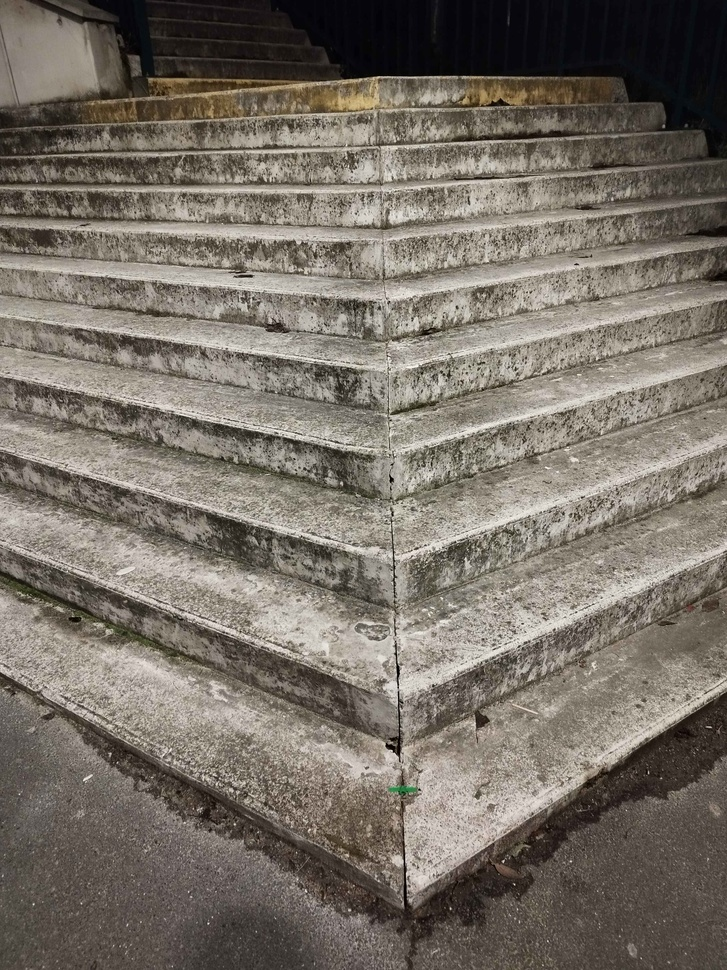
#> input picture Base_Validation/11.jpg, 727 x 970 px, shrunk from 3000 x 4000 before the run; its folder holds only this picture in this run
$ python test.py
#> lines starting #> are read from the running program, lines starting #| are printed output that depends on the picture; after the words box and inside, x2 and y2 are one past the last pixel; in counts of white or black regions, pixels touching at a corner belong together
import numpy as np
import matplotlib.image as mplimg
import matplotlib.pyplot as plt
import cv2
import json
import math
import os


def image_gray(image_path):
    """
    Convertit une image couleur en niveaux de gris en utilisant la formule de luminance.
    """
#> called with image_path = 'Base_Validation/11.jpg'
    img = mplimg.imread(image_path)
#> img is the input picture: shape (970, 727, 3); mean R, G, B 119.7, 112.2, 102.8

    if img.dtype == np.float32 or img.dtype == np.float64:
        img = (img * 255).astype(np.uint8)

    gray_image = np.dot(img[..., :3], [0.299, 0.587, 0.114])

    return gray_image.astype(np.uint8)


def algo_otsu(image_path):
    """
    Applique l'algorithme de seuillage d'Otsu sur une image en niveaux de gris.
    """
    img = image_gray(image_path)

    hist, bins = np.histogram(img.flatten(), bins=256, range=[0, 256])
#> hist = 256 values, max 9352 at index 7, min 0 at index 251, mean 2754.6; bins = 257 values from 0 to 256
    total_pixels = img.size
    prob = hist / total_pixels
#> prob = 256 values, max 0.0133 at index 7, min 0 at index 251, mean 0.00391

    cumulative_sum = np.cumsum(prob)
#> cumulative_sum = 256 values from 2.13e-05 to 1
    cumulative_mean = np.cumsum(prob * np.arange(256))
#> cumulative_mean = 256 values from 0 to 112.7
    global_mean = cumulative_mean[-1]
#> global_mean = 112.7

    max_variance = 0
    optimal_threshold = 0

    for t in range(1, 256):
        weight_bg = cumulative_sum[t]
        weight_fg = 1 - weight_bg
        mean_bg = cumulative_mean[t] / weight_bg if weight_bg != 0 else 0
        mean_fg = (cumulative_mean[-1] - cumulative_mean[t]) / weight_fg if weight_fg != 0 else 0
        variance_inter_class = weight_bg * weight_fg * (mean_bg - mean_fg) ** 2

        if variance_inter_class > max_variance:
            max_variance = variance_inter_class
            optimal_threshold = t
#> this loop made 255 passes
#> (weight_bg, weight_fg, mean_bg, mean_fg, variance_inter_class, max_variance) on passes 1 to 8: (0.000143, 1, 0.851, 112.8, 1.79, 1.79), (0.000654, 0.999, 1.75, 112.8, 8.06, 8.06), (0.00125, 0.999, 2.35, 112.9, 15.24, 15.24), (0.00253, 0.997, 3.18, 113, 30.46, 30.46), (0.00869, 0.991, 4.47, 113.7, 102.8, 102.8), (0.014, 0.986, 5.05, 114.3, 164.3, 164.3), (0.0272, 0.973, 6, 115.7, 318.9, 318.9), (0.033, 0.967, 6.35, 116.4, 386.7, 386.7)
#> after the loop, max_variance = 1888.5; optimal_threshold = 110

    binary_image = img > optimal_threshold
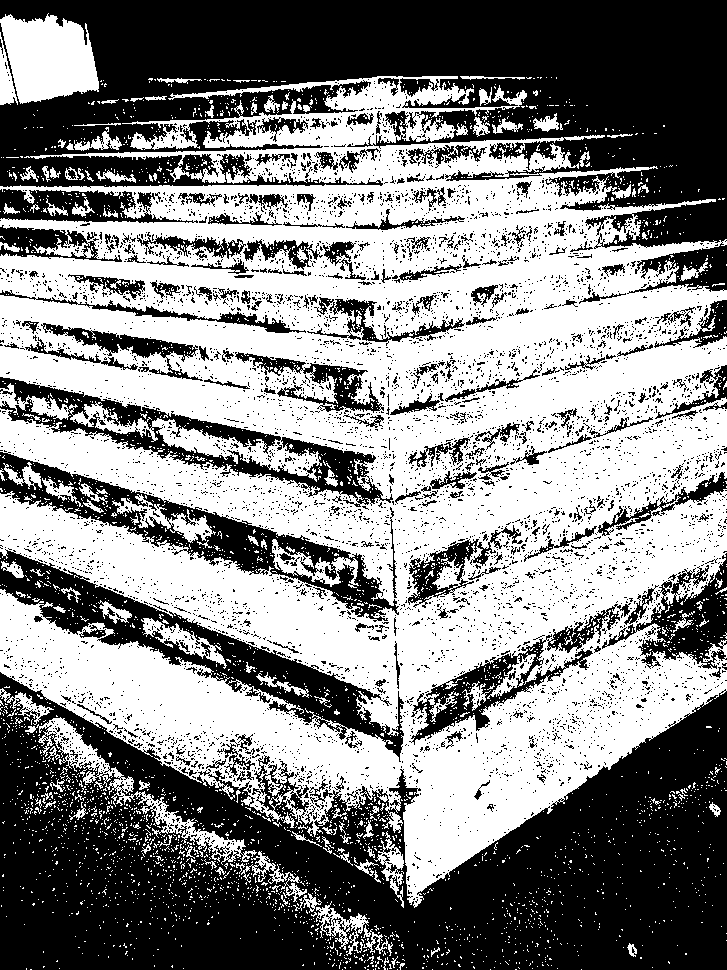
#> binary_image: shape (970, 727) bool; 52.4% white; 5902 black regions (5635 under 20 px), largest, box (x1, y1, x2, y2) and area: (0, 672, 727, 970) 126595, (0, 0, 727, 294) 106581, (0, 549, 404, 762) 15154
    binary_image = binary_image.astype(np.uint8) * 255  # Pour affichage OpenCV

    return binary_image, img  # On retourne aussi l'image en niveaux de gris


# def draw_hough_lines(img, lines, color=(0, 0, 255), thickness=2):
    # """
        # Dessine les segments de lignes détectés par HoughLinesP sur l'image.

        # Paramètres :
            # img (ndarray) : Image d'origine, en niveaux de gris ou en couleur.
            # lignes (ndarray) : Résultat retourné par HoughLinesP.
            # couleur (tuple) : Couleur des lignes tracées (par défaut : rouge en BGR).
            # epaisseur (int) : Épaisseur des lignes (par défaut : 2).

        # Retour :
            # img_avec_lignes (ndarray) : Copie de l'image avec les lignes tracées.
    # """

    # img_with_lines = img.copy()

    # if lines is not None:
        # for line in lines:
            # x1, y1, x2, y2 = line[0]
            # cv2.line(img_with_lines, (x1, y1), (x2, y2), color, thickness)

    # return img_with_lines


def getDegree(x1, y1, x2, y2):
    dy = y2 - y1
    dx = x2 - x1

    angle_rad = math.atan(dy/dx)

    angle_deg = math.degrees(angle_rad)


    return angle_deg


def getLinesP(img,width):
    lines = cv2.HoughLinesP(img,
                        rho=1,                      # la précision en distance, en pixels
                        theta=np.pi/180,    # la précision angulaire, détecter une fois tous les °
                        threshold=75,         # au moins les points existent
                        minLineLength=width/4,
                        maxLineGap=20)

    total=0
    nb=0
    for line in lines:
        x1, y1, x2, y2 = line[0]
        degree=getDegree(x1,y1,x2,y2)
        if abs(degree)<=75:
            total=total+degree
            nb=nb+1

    if nb == 0:
        return []
    ave = total / nb
    ave=total/nb

    linesP=[]

    for line in lines:
        x1, y1, x2, y2 = line[0]
        degree=getDegree(x1,y1,x2,y2)
        if abs(degree-ave)<=40:
            linesP.append(line)

    return linesP


def get_corners_from_lines(lines):
    """
    utilise les extremités des lignes pour trouver 4 points
    :param lines:  [np.array([[x1,y1,x2,y2]]), ...]
    :return: 4 points (top_left, top_right, bottom_left, bottom_right)
    """

    all_points = []
    for line in lines:
        x1, y1, x2, y2 = line[0]
        all_points.extend([(x1, y1), (x2, y2)])


    unique_points = list(set(all_points))


    def score_lt(p): return p[0] + p[1]     # en haut à gauche  (x+y le plus petit)
    def score_rt(p): return p[0] - p[1]     # en haut à droite (x-y le plus grand)
    def score_lb(p): return p[0] - p[1]     # en bas à gauche (x-y le plus petit)
    def score_rb(p): return p[0] + p[1]     # en bas à droite  (x+y le plus grand)


    top_left     = min(unique_points, key=lambda p: score_lt(p))
    top_right    = max(unique_points, key=lambda p: score_rt(p))
    bottom_left  = min(unique_points, key=lambda p: score_lb(p))
    bottom_right = max(unique_points, key=lambda p: score_rb(p))

    return top_left, top_right, bottom_right,bottom_left


# [24 lines left out: function get_rectangle_from_lines, not called in this run]


def traiter_dossier(dossier_images, dossier_annotations):
    os.makedirs(dossier_annotations, exist_ok=True)
    fichiers = sorted([f for f in os.listdir(dossier_images) if f.endswith('.jpg')])

    for fichier in fichiers:
        image_path = os.path.join(dossier_images, fichier)
        nom_base = os.path.splitext(fichier)[0]
        json_path = os.path.join(dossier_annotations, f"{nom_base}.json")

        print(f"Traitement de {fichier}...")

        binary_image, gray_img = algo_otsu(image_path)

        gaussien = cv2.GaussianBlur(gray_img, (7, 7), 0)
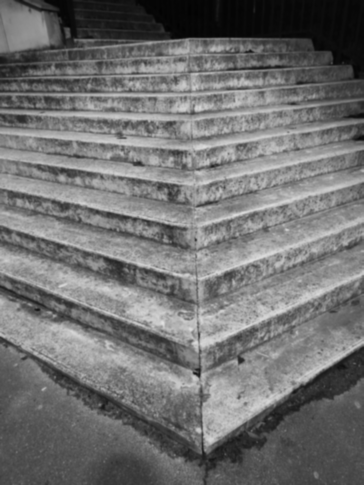
#> gaussien: shape (970, 727) (shown at 1/2 size); min 2, max 226, mean 112.7
        contour = cv2.Canny(gaussien, 100, 180)
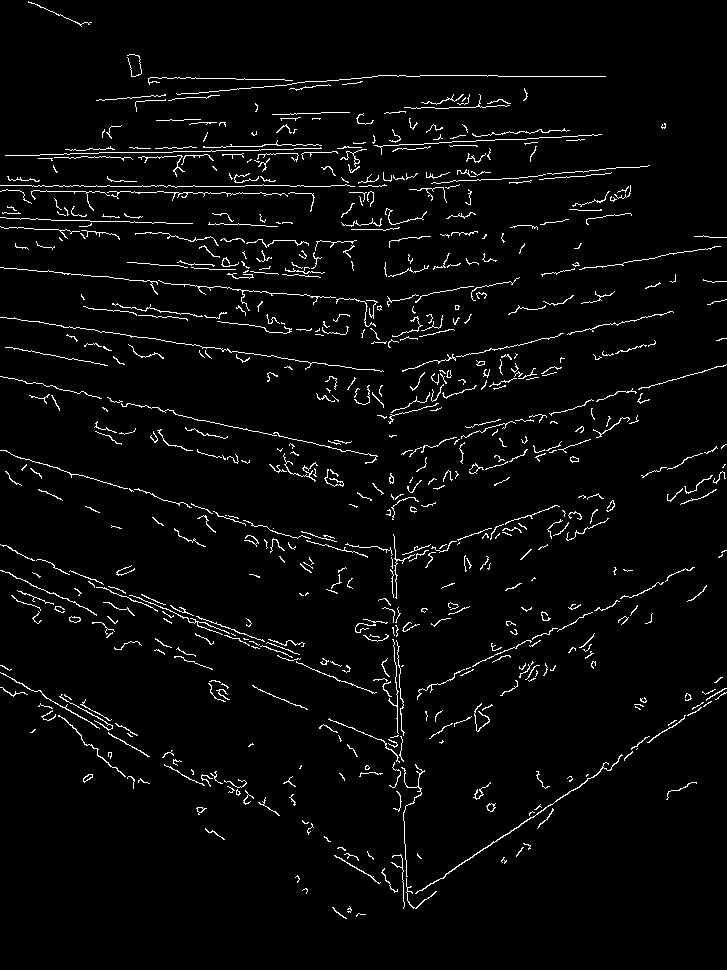
#> contour: shape (970, 727); 3.3% white in thin lines or dots
        noyau = np.ones((3, 3), np.uint8)
        dilated_contour = cv2.dilate(contour, noyau, iterations=3)
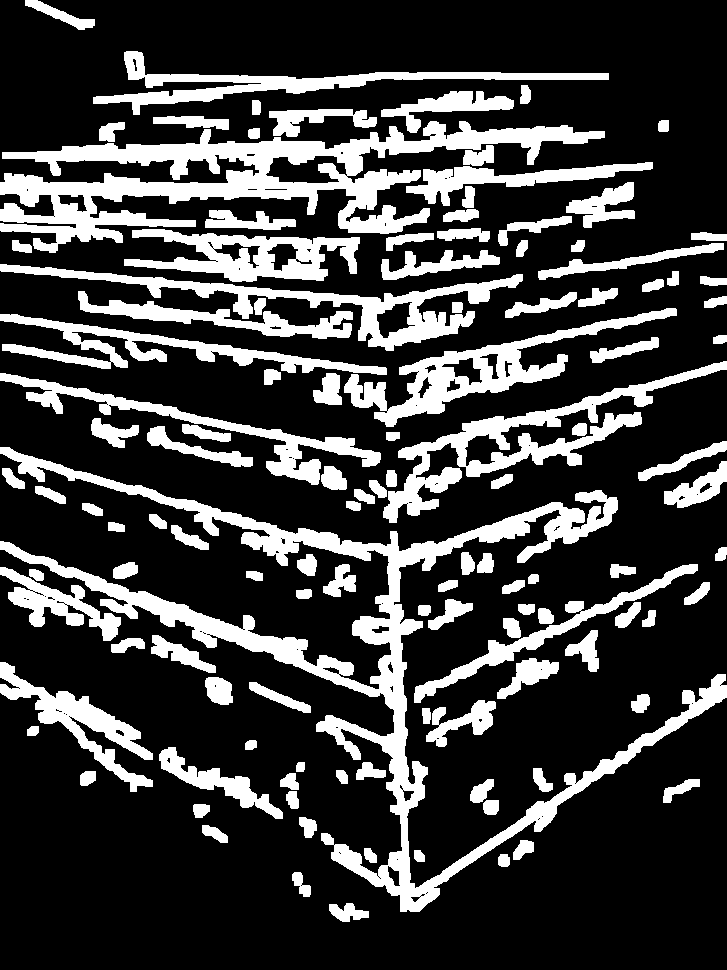
#> dilated_contour: shape (970, 727); 24% white; 120 white regions, largest, box (x1, y1, x2, y2) and area: (0, 447, 727, 912) 32589, (0, 121, 605, 253) 24681, (383, 361, 727, 523) 9231

        width = contour.shape[1]
        lines = getLinesP(dilated_contour, width)
#> in getLinesP, `lines = cv2.HoughLinesP(img, rho=1,`: lines = 208 rows, first 6: [35, 159, 587, 140], [0, 194, 614, 172], [389, 544, 408, 909], [0, 449, 423, 570], [2, 155, 604, 134], [0, 190, 278, 180]
#> the loop in getLinesP, `for line in lines:` made 208 passes
#> (x1, y1, x2, y2, dy in getDegree, dx in getDegree, angle_rad in getDegree, angle_deg in getDegree) on passes 1, 2, 4, 5, 6, 7, 8: (35, 159, 587, 140, -19, 552, -0.0344, -1.97), (0, 194, 614, 172, -22, 614, -0.0358, -2.05), (0, 449, 423, 570, 121, 423, 0.279, 15.96), (2, 155, 604, 134, -21, 602, -0.0349, -2), (0, 190, 278, 180, -10, 278, -0.036, -2.06), (2, 157, 604, 136, -21, 602, -0.0349, -2), (31, 158, 587, 139, -19, 556, -0.0342, -1.96)
#> the loop in getLinesP, `for line in lines:` made 208 passes

        if not lines:
            print(f"[!] Aucune ligne détectée pour {fichier}.")
            continue

        points = get_corners_from_lines(lines)
#> the loop in get_corners_from_lines, `for line in lines:` made 192 passes

        #points = get_rectangle_from_lines(lines)
        points_formatted = [[int(p[0]), int(p[1])] for p in points]

        annotation = {
            "shapes": [
                {
                    "label": "escalier",
                    "points": points_formatted,
                    "shape_type": "polygon"
                }
            ]
        }

        with open(json_path, 'w') as f:
            json.dump(annotation, f, indent=4)

        print(f"Annotation sauvegardée : {json_path}")

        #Affichage pour contrôle visuel
        # image = cv2.imread(image_path)
        # for (x, y) in points_formatted:
            # cv2.circle(image, (x, y), 5, (255, 0, 0), -1)  # Bleu
        # cv2.imshow("Coins détectés", image)
        # cv2.waitKey(500)  # Affiche pendant 0.5s
        # cv2.destroyAllWindows()


# === Lancer le traitement ===
dossier_images = "Base_Validation"
dossier_annotations = "Annotations"

traiter_dossier(dossier_images, dossier_annotations)

$ run again, on Base_Validation/17.jpg
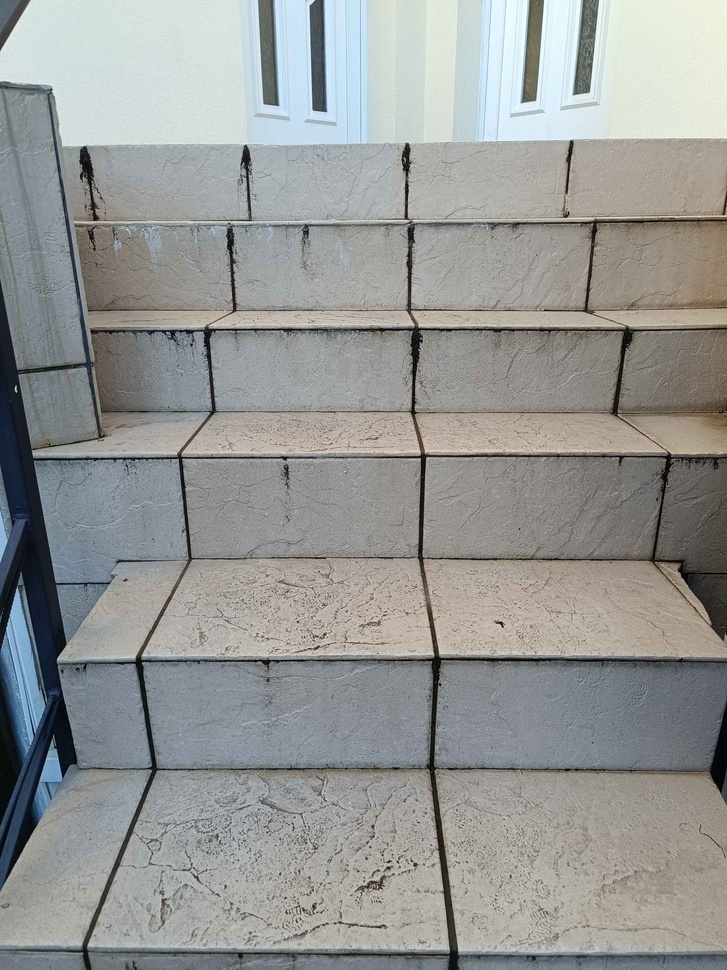
#> input picture Base_Validation/17.jpg, 727 x 970 px, shrunk from 3072 x 4096 before the run
#> in image_gray, img is the input picture: shape (970, 727, 3); mean R, G, B 149.4, 151, 149.1
#> hist = 256 values, max 10236 at index 148, min 0 at index 253, mean 2754.6; bins = 257 values from 0 to 256
#> prob = 256 values, max 0.0145 at index 148, min 0 at index 253, mean 0.00391
#> cumulative_sum = 256 values from 0.000126 to 1
#> cumulative_mean = 256 values from 0 to 149.9
#> global_mean = 149.9
#> the loop in algo_otsu, `for t in range(1, 256):` made 255 passes
#> (weight_bg, weight_fg, mean_bg, mean_fg, variance_inter_class, max_variance) on passes 1 to 8: (0.000286, 1, 0.559, 149.9, 6.39, 6.39), (0.000437, 1, 1.06, 150, 9.68, 9.68), (0.000661, 0.999, 1.71, 150, 14.52, 14.52), (0.000864, 0.999, 2.25, 150, 18.84, 18.84), (0.00136, 0.999, 3.26, 150.1, 29.34, 29.34), (0.00188, 0.998, 4.02, 150.2, 40.15, 40.15), (0.00229, 0.998, 4.55, 150.2, 48.49, 48.49), (0.00273, 0.997, 5.11, 150.3, 57.44, 57.44)
#> after the loop in algo_otsu, `for t in range(1, 256):`: max_variance = 1092; optimal_threshold = 130
#> in algo_otsu, `binary_image = img > optimal_threshold`:
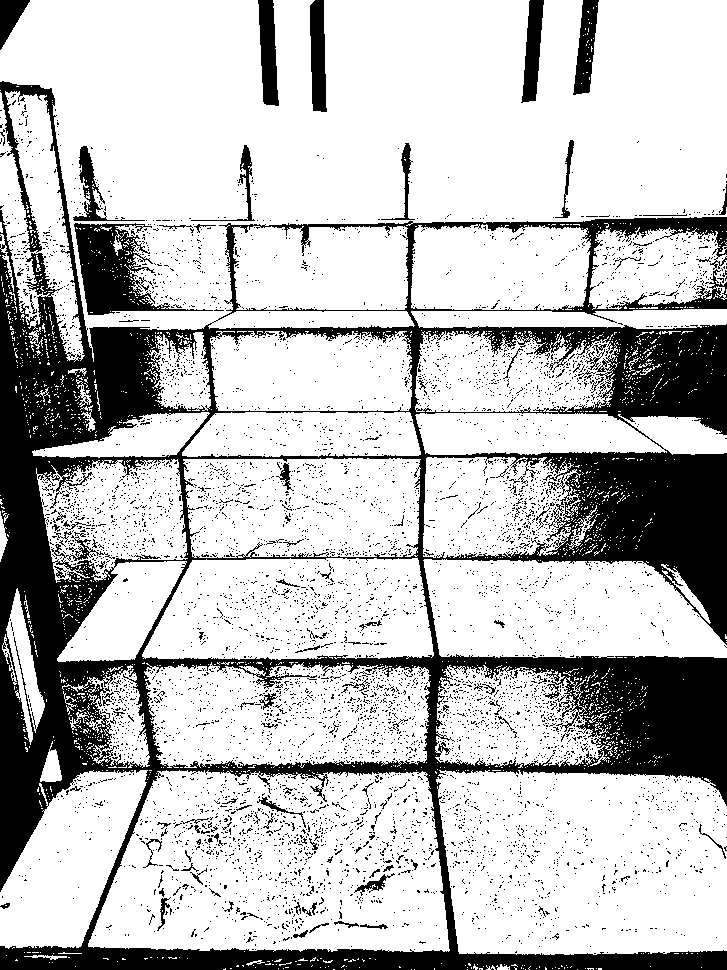
#> binary_image: shape (970, 727) bool; 75.3% white; 6408 black regions (6297 under 20 px), largest, box (x1, y1, x2, y2) and area: (0, 81, 727, 970) 141861, (74, 223, 213, 315) 5005, (258, 0, 279, 106) 1570
#> contour: shape (970, 727); 2.2% white in thin lines or dots
#> in traiter_dossier, `dilated_contour = cv2.dilate(contour, noyau, iterations=3)`:
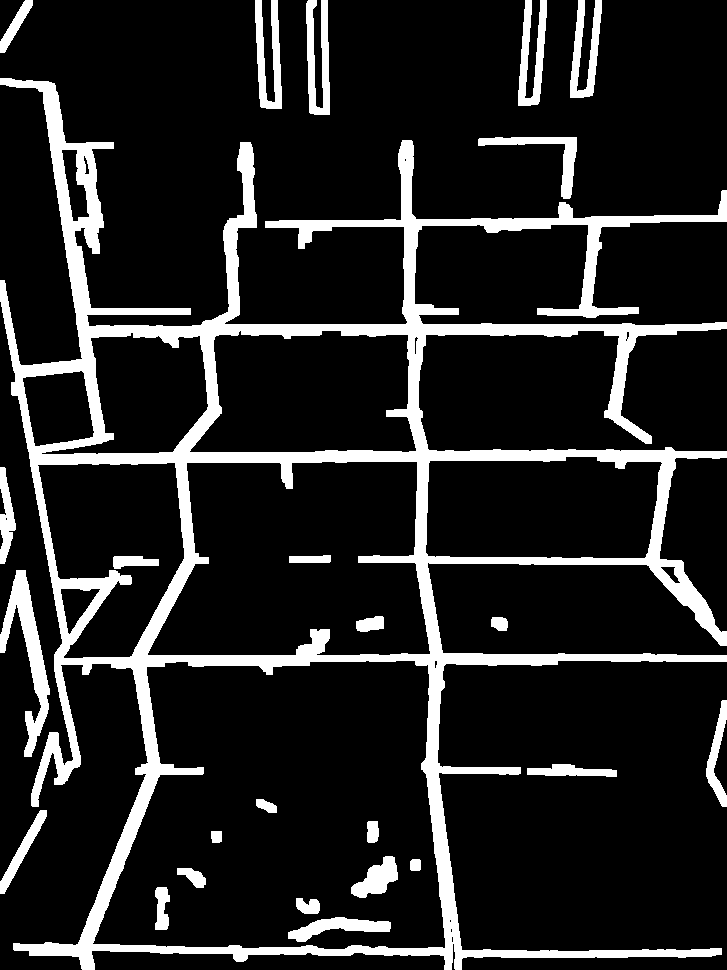
#> dilated_contour: shape (970, 727); 14.2% white; 25 white regions, largest, box (x1, y1, x2, y2) and area: (0, 78, 727, 970) 79764, (0, 570, 50, 757) 3000, (306, 0, 330, 115) 1714
#> lines = 94 rows, first 6: [403, 140, 446, 969], [13, 945, 687, 956], [74, 453, 726, 453], [78, 331, 577, 331], [402, 140, 445, 966], [77, 326, 726, 326]
#> the loop in getLinesP, `for line in lines:` made 94 passes
#> (x1, y1, x2, y2, dy in getDegree, dx in getDegree, angle_rad in getDegree, angle_deg in getDegree) on passes 1 to 8: (403, 140, 446, 969, 829, 43, 1.52, 87.03), (13, 945, 687, 956, 11, 674, 0.0163, 0.935), (74, 453, 726, 453, 0, 652, 0, 0), (78, 331, 577, 331, 0, 499, 0, 0), (402, 140, 445, 966, 826, 43, 1.52, 87.02), (77, 326, 726, 326, 0, 649, 0, 0), (401, 142, 442, 916, 774, 41, 1.52, 86.97), (29, 455, 726, 455, 0, 697, 0, 0)
#> the loop in getLinesP, `for line in lines:` made 94 passes
#> the loop in get_corners_from_lines, `for line in lines:` made 60 passes
#> line on passes 1 to 8: [[13, 945, 687, 956]], [[74, 453, 726, 453]], [[78, 331, 577, 331]], [[77, 326, 726, 326]], [[29, 455, 726, 455]], [[342, 661, 726, 655]], [[29, 457, 565, 457]], [[13, 943, 711, 956]]
